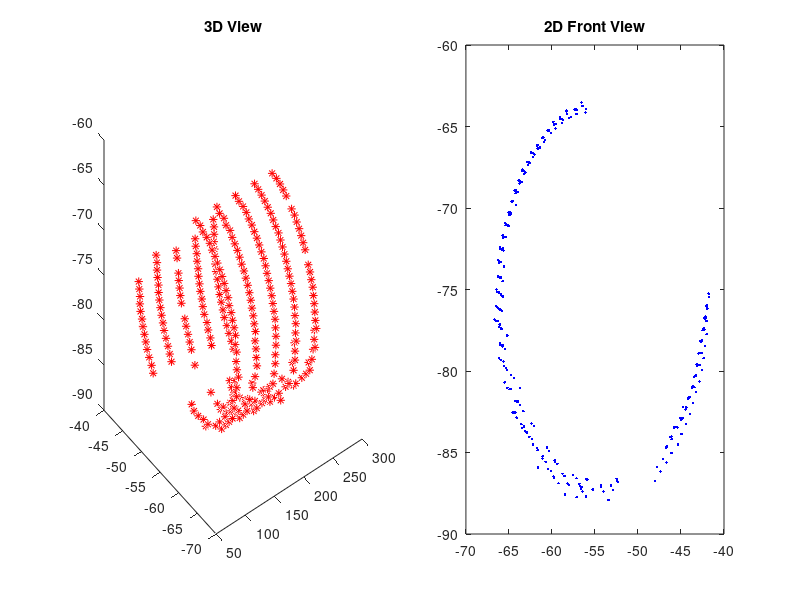

Write MATLAB code to recreate this figure.

clear all;
close all;

%A =csvread("1541HelixZPos.csv");
A =csvread("1540Helix.csv"); 
%A =csvread("2039Helix.csv"); %Bad Track
%A =csvread("2590Helix.csv"); %Bad Track
%A =csvread("2798Helix.csv"); %Bad Track
%A =csvread("687Helix.csv");  %Bad Track
%A =csvread("761Helix.csv");  %Bad Track

X= A(:,1)';
Y= A(:,2)';
Z= A(:,3)';

figure
subplot(1,2,1) 
plot3(Z,X,Y,'r*')
title('3D View')

subplot(1,2,2)
plot(X,Y,'b.')
title('2D Front View')

